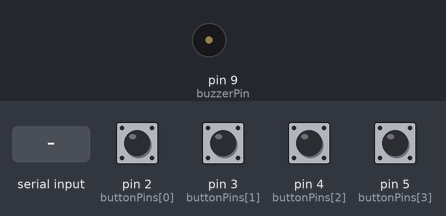
Recording of a sketch running on a simulated Arduino Uno, built with avr-gcc and run on an emulated ATmega328P. On the bench: buzzer (waves = sounding). The test bench sets the inputs (shaded band); at power-on: pin 2 (buttonPins[0]), pin 3 (buttonPins[1]), pin 4 (buttonPins[2]), pin 5 (buttonPins[3]) HIGH. What the sketch prints to the serial monitor is not drawn.

Above: at 1.2 s.
1.3 s: byte 0 (0) received over Serial
At 2.0 s:
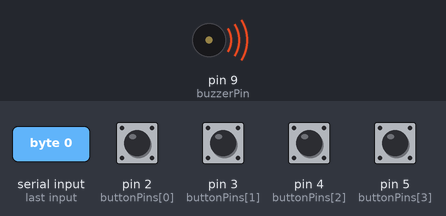
4.3 s: pin 2 (buttonPins[0]) pulled LOW for 0.15 s
5.9 s: pin 3 (buttonPins[1]) pulled LOW for 0.15 s
7.5 s: pin 4 (buttonPins[2]) pulled LOW for 0.15 s
9.1 s: pin 5 (buttonPins[3]) pulled LOW for 0.15 s
10.7 s: pin 2 (buttonPins[0]) pulled LOW for 1 s
Timing chart, 0 to 13.7 s (numbered marks = the images above; inputs shaded):
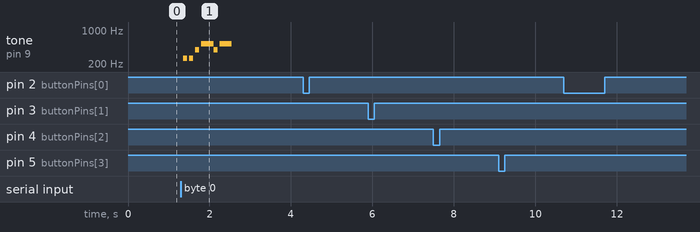

The sketch:

physical_controller.ino
```cpp
const int buttonPins[4] = {2, 3, 4, 5};         //pin numbers of up, left, down, right buttons, respectively
int buttonStates[4] = {0, 0, 0, 0};             //state of each button
int buzzerPin = 9;
byte data;                                      //incoming serial byte: 0--start 1--win 2--lose
int totals[3] = {6, 3, 4};                      //total number of notes in each melody: 0--start melody; 1--win melody; 2--lose melody
int total = 0;                                  //total number of notes to be played
int count = 0;                                  //number of melody played
long next_time;                                 //time when the next melody should be played
//start melody
int start[6] = {262, 262, 392, 523, 392, 523};  //C4, C4, G4, C5, G4, C5
int start_duration[6] = {100, 100, 100, 300, 100, 300};
//win melody
int win[3] = {262, 392, 523};                   //C4, G4, C5
int win_duration[3] = {100, 100, 300};
//lose melody
int lose[4] = {196, 131, 196, 131};             //G3, C3, G3, C3
int lose_duration[4] = {250, 250, 250, 250};

void setup() {
  Serial.begin(9600);
  for (int i = 0; i < 4; i ++) {
    pinMode(buttonPins[i], INPUT_PULLUP);
  }
}

void loop() {
  if (check_all_buttons_pressed()) {            //if player has justed pressed all the button, start/pause/resume
    Serial.write(4);
  } else {
    for (int i = 0; i < 4; i ++) {              //otherwise, move position
      if (!digitalRead(buttonPins[i])) {
        Serial.write(i);
      }
    }
  }
  set_buttonStates();
  delay(150);

  if (Serial.available()) {                     //if a signal to play a melody is received
    data = Serial.read();                       //read a byte from the serial port
    total = totals[data];                       //store the total number of notes to be played
    next_time = millis();                       //play the first note immediately
    count = 0;                                  //clear the number of notes played
  }
  if (count < total && millis() >= next_time) { //if it's time to play the next melody
    play_melody();
  }
}

bool check_all_buttons_pressed() {
  //check if all four buttons are pressed
  for (int i = 0; i < 4; i ++) {
    if (digitalRead(buttonPins[i])) {
      return false;
    }
  }
  //check if not all the buttons were pressed
  for (int i = 0; i < 4; i ++) {
    if (buttonStates[i] == 0) {
      return true;
    }
  }
  return false;
}

void set_buttonStates() {
  for (int i = 0; i < 4; i ++) {
    buttonStates[i] = !digitalRead(buttonPins[i]);
  }
}

void play_melody() {
  if (data == 0) {        //start melody
    tone(buzzerPin, start[count], start_duration[count]);
    next_time = millis() + start_duration[count];
    count ++;
  } else if (data == 1) { //win melody
    tone(buzzerPin, win[count], win_duration[count]);
    next_time = millis() + win_duration[count];
    count ++;
  } else if (data == 2) { //lose melody
    tone(buzzerPin, lose[count], lose_duration[count]);
    next_time = millis() + lose_duration[count];
    count ++;
  }
}
```

Measured:
- after the input at 1.3 s, tone on pin 9 (buzzerPin): plays 262 Hz for 0.10 s, 262 Hz for 0.10 s, 392 Hz for 0.10 s, 523 Hz for 0.30 s, 392 Hz for 0.10 s, 523 Hz for 0.30 s, starting after 0.05 s
- after the input at 4.3 s, every drawn part: stays the same
- after the input at 5.9 s, every drawn part: stays the same
- after the input at 7.5 s, every drawn part: stays the same
- after the input at 9.1 s, every drawn part: stays the same
- after the input at 10.7 s, every drawn part: stays the same
